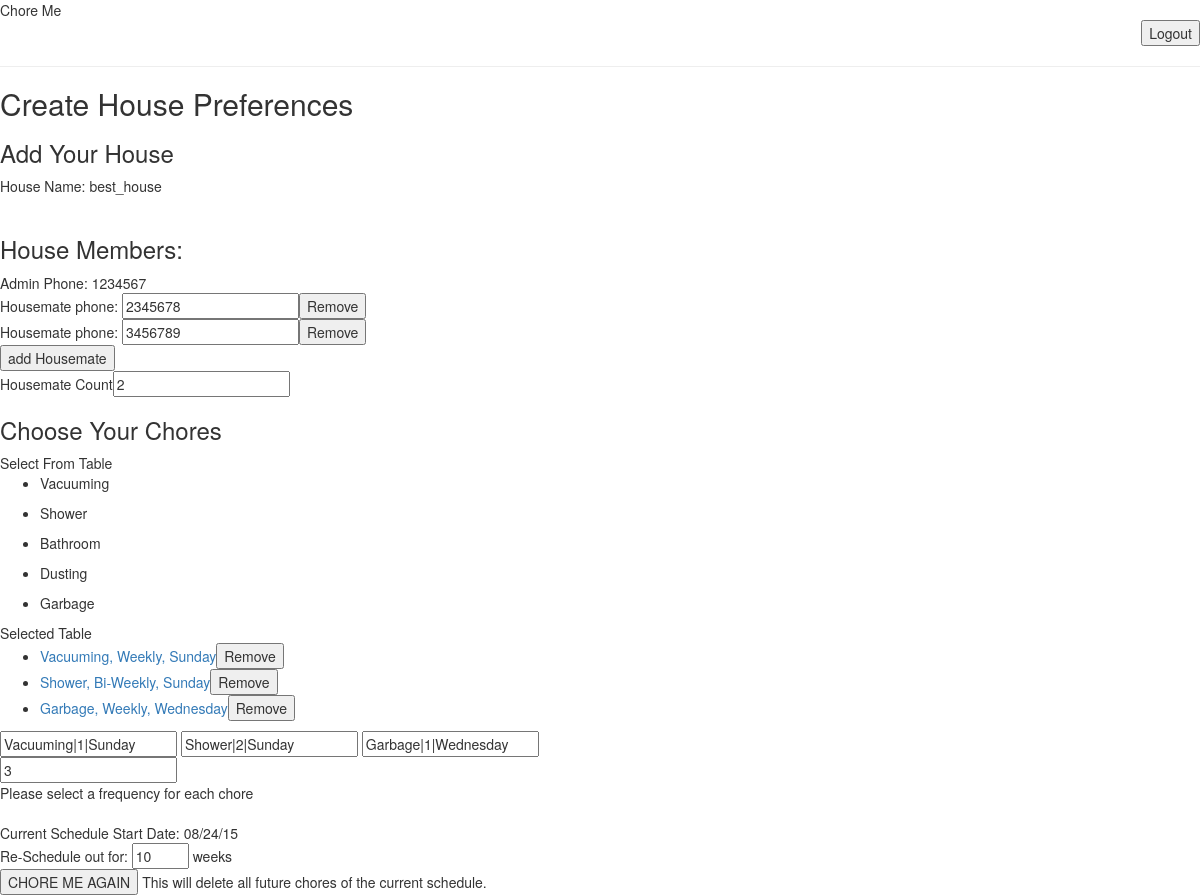
Page /create_house_pref (signed in) on the committed database.
### model.py (models this page shows, shortened)
class House(db.Model):
    __tablename__ = "house"
    id = db.Column(db.Integer, primary_key=True, autoincrement=True)
    name = db.Column(db.String(64), nullable=False, unique=True)
    start_date = db.Column(db.DateTime, nullable=False, default=datetime.now())
    num_weeks = db.Column(db.Integer, nullable=False)

class User(db.Model):
    __tablename__ = "user"
    id = db.Column(db.Integer, primary_key=True, autoincrement=True)
    house_id = db.Column(db.Integer, db.ForeignKey('house.id'), nullable=True)
    username = db.Column(db.String(64), nullable=True, unique=True)
    password = db.Column(db.String(64), nullable=True)
    phone = db.Column(db.String(12), nullable=False)
    is_admin = db.Column(db.Boolean, nullable=False, default=False)
    house = db.relationship("House",
                           backref=db.backref("users", order_by=id))

class Chore(db.Model):
    __tablename__ = "chore"
    id = db.Column(db.Integer, primary_key=True, autoincrement=True)
    name = db.Column(db.String(64), nullable=False)
    icon = db.Column(db.String(500), nullable=True)  #500 limit in case i want to do img urls and they are long

class HouseChore(db.Model):
    __tablename__ = "house_chore"
    id = db.Column(db.Integer, primary_key=True, autoincrement=True)
    house_id = db.Column(db.Integer, db.ForeignKey('house.id'), nullable=True)
    chore_id = db.Column(db.Integer, db.ForeignKey('chore.id'), nullable=False)
    day = db.Column(db.String(9), nullable=False)
    week_freq = db.Column(db.Integer, nullable=False)
    house = db.relationship("House",
                           backref=db.backref("house_chores", order_by=id))
    chore = db.relationship("Chore",
                           backref=db.backref("house_chores", order_by=id))

### server.py (the view)
@app.route("/create_house_pref", methods=['POST','GET'])
def create_house_pref():
    chore_objs = Chore.query.all()
    admin_phone = User.query.get(session['user_id']).phone
    try:
        session["house_id"]
        house_name = House.query.get(session["house_id"]).name
        admin_phone = User.query.filter(User.house_id==session['house_id'], User.is_admin==1).one().phone
        housemates_list = User.query.filter(User.house_id==session['house_id'], User.is_admin==0).all()
        housechores_list = HouseChore.query.filter(HouseChore.house_id==session['house_id']).all()
        house_start_date = House.query.get(session["house_id"]).start_date
        house_num_weeks = House.query.get(session["house_id"]).num_weeks
        return render_template('create_house_pref.html', chore_objs=chore_objs,
                                                         house_name=house_name,
                                                         admin_phone=admin_phone,
                                                         housemates_list=housemates_list,
                                                         housechores_list=housechores_list,
                                                         house_start_date=datetime.datetime.strftime(house_start_date, "%m/%d/%y"),
                                                         house_num_weeks=house_num_weeks
                                                         )
    except KeyError:
        pass
    except TypeError:
        pass
    return render_template('create_house_pref.html', chore_objs=chore_objs,
                                                     admin_phone=admin_phone)

### templates/create_house_pref.html (shortened to what this page needs)
{% extends 'base.html' %}
{% block content %}
<h2>Create House Preferences</h2>
	<form method="POST" name="house_pref_form" id="house_pref_form">
	    <h3>Add Your House</h3>
	    	House Name:
	    	{% if house_name %}
		    	<span name="house_name">{{ house_name }}</span><br>
	    	{% else %}
		    	<input type="text" name="house_name" placeholder="Monkey House" required><br>
		    {% endif %}
	    <br>
	    <h3>House Members:</h3>
	    	Admin Phone:
	    	<span name="admin_phone">{{ admin_phone }}</span><br>
	    	<div id="phone-inputs">
	    		{% if house_name %}
	    			{% for housemate in housemates_list %}
	    				<span>Housemate phone: </span>
	    				<input name="housemate_phone{{ loop.index }}" id="housemate_phone{{ loop.index }}" type="text" value="{{ housemate.phone }}" required><button name="remove_phone_button">Remove</button>
	    				<br>
	    			{% endfor %}
	    		{% endif %}
	    	</div>
	    	<button id="add-phone-button" name="add-phone-button">add Housemate</button>
	    	<br>Housemate Count<input type="text" name="housemate_count" id="housemate_count">
	    <br>
	    <h3>Choose Your Chores</h3>
	    	Select From Table<br>
			    {% for chore in chore_objs %}
				    <ul id="chore-potentials">
				    	<li>{{ chore.name }}</li>
				    </ul>
			    {% endfor %}
			Selected Table<br>
				<ul id="chore-selected">
					{% set lookup = {
									1: "Weekly",
									2: "Bi-Weekly",
									3: "Every 3 Weeks",
									4: "Every 4 Weeks"
									}
					%}
					{% if house_name %}
						{% for house_chore in housechores_list %}
							<li>
								<a href= "#", data-target= '#myModal', data-toggle= 'modal', id= '{{ house_chore.chore.name }}', class= "housechore">
											{{ house_chore.chore.name }}, {{ lookup[house_chore.week_freq] }}, {{ house_chore.day }}</a><button name=	"remove_chore_button">Remove</button>
							</li>
						{% endfor %}
					{% endif %}
				</ul>
		<div id="chore-selected-inputs">
			{% if house_name %}
				{% for house_chore in housechores_list %}
					<input name="chores{{ loop.index }}", id="hidden{{ house_chore.chore.name }}", value="{{ house_chore.chore.name }}|{{ house_chore.week_freq }}|{{ house_chore.day }}" type="text">
				{% endfor %}
			{% endif %}
		</div>
		<input type="text" name="hidden_count_of_chores" id="hidden_count_of_chores">
		<br>Please select a frequency for each chore<br>
		<br>
			{% if house_name %}
				Current Schedule Start Date: {{ house_start_date }} <br>
				Re-Schedule out for:
				<input type="number" min="1" max="52" name="num_weeks" value="{{ house_num_weeks }}"required>
					weeks<br>
				<input type="submit" name="recreate_chores" onclick="document.pressed=this.value" value="CHORE ME AGAIN">
				This will delete all future chores of the current schedule.
			{% else %}
				Schedule out for:
				<input type="number" min="1" max="52" name="num_weeks" value="{{ house_num_weeks }}"required>
					weeks<br>
				<input type="submit" name="create_chores" onclick="document.pressed=this.value" value="CHORE ME">
			{% endif %}
	</form>
{% endblock %}

### templates/base.html (shortened to what this page needs)
<!doctype html>
<html>
<head>
  <link href="https://maxcdn.bootstrapcdn.com/bootstrap/3.3.4/css/bootstrap.min.css" rel="stylesheet">
  <link rel="stylesheet" type="text/css" href="/static/css/styles.css">
</head>
<body>
  Chore Me
  {% if session['user_id'] %}
      <form action='/logout' align="right">
            <span>
            <button>Logout</button>
            </span>
      </form>
  {% endif %}
  <hr>
  {% block content %} put your content here {% endblock %}
</body>
</html>

### rows in the picture
House: name "best_house"
User: phone "1234567"
User: phone "2345678"
User: phone "3456789"
Chore: name "Vacuuming"
Chore: name "Shower"
Chore: name "Bathroom"
Chore: name "Dusting"
Chore: name "Garbage"
HouseChore: chore.name "Vacuuming", week_freq "Weekly", day "Sunday", chore.name "Vacuuming|1|Sunday"
HouseChore: chore.name "Shower", week_freq "Bi-Weekly", day "Sunday", chore.name "Shower|2|Sunday"
HouseChore: chore.name "Garbage", week_freq "Weekly", day "Wednesday", chore.name "Garbage|1|Wednesday"

### other values in the picture
{{ house_start_date }} "08/24/15"
